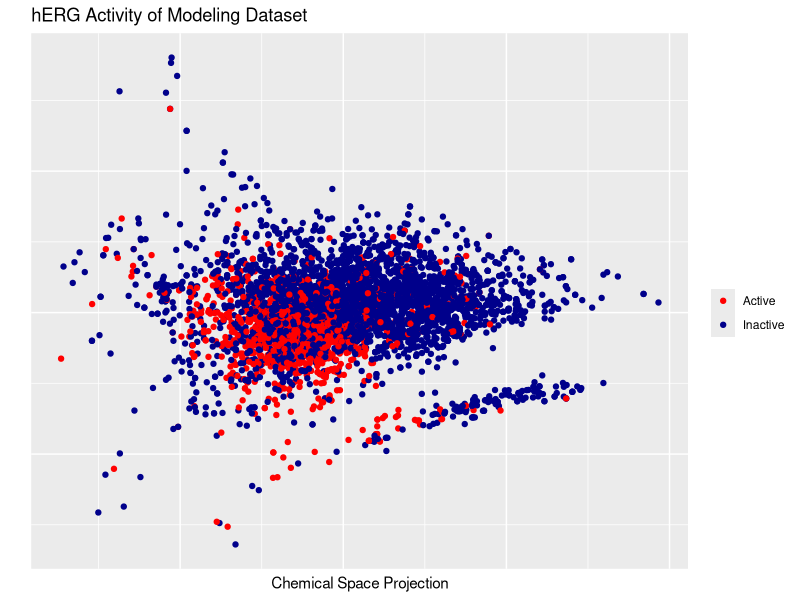
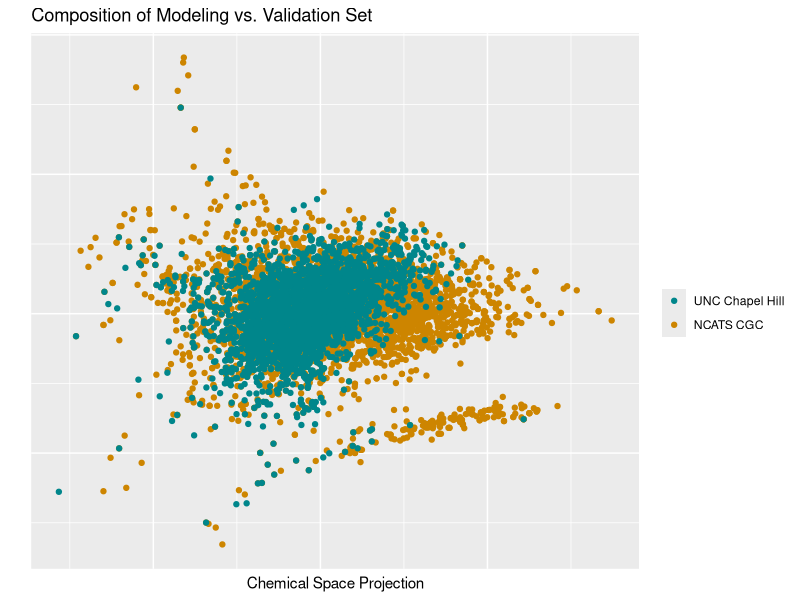
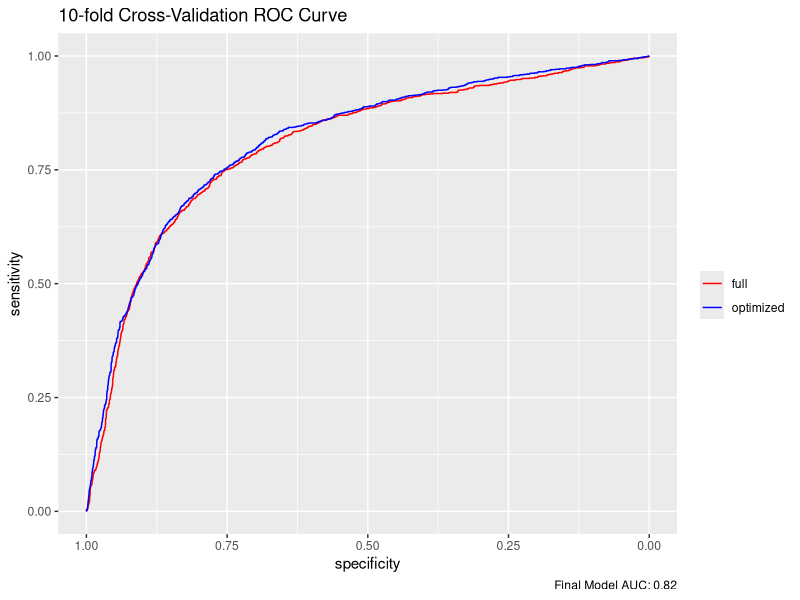
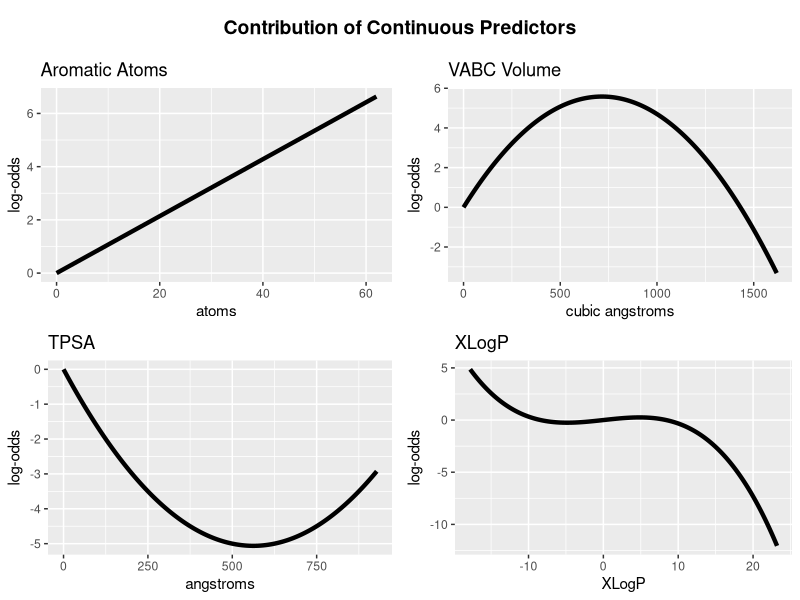
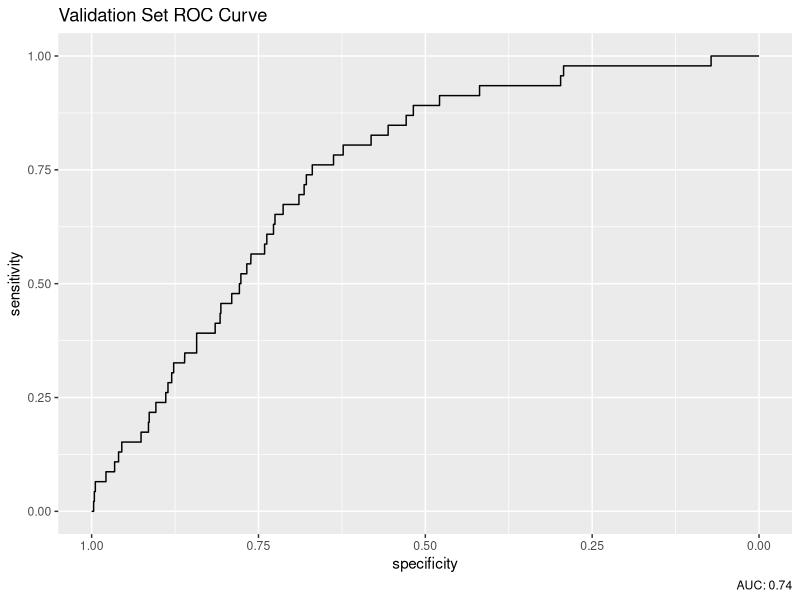

Here is the R script that generated these plots, in order:
## ---- chunk 1
knitr::opts_chunk$set(echo = FALSE)
set.seed(18438)

require(ggplot2)
require(dplyr)
require(tidyr)
require(robustbase)
require(pROC)
## ---- chunk 2
# import the hERG modeling dataset
hERG <- read.csv("hERG_descriptors.csv")

# remove Score and activators
hERG <-  filter(hERG, !Phenotype == "Activator") %>% select(-Score, -Outcome, -SubstanceID, -SMILES)

# convert potency to pIC50, replace NA with 0
hERG <- mutate(hERG, Potency = -1 * log(Potency * 1e-6, base = 10))
hERG <- mutate(hERG, Potency = case_when(is.na(Potency) ~ 0, !is.na(Potency) ~ Potency))

# re-encode phenotype as success/fail
hERG <- mutate(hERG, Phenotype = case_when(Phenotype == "Inactive" ~ 0, Phenotype == "Inhibitor" ~ 1))
## ---- chunk 3
# import the hERG validation dataset
hERG.validation <- read.csv("hERG_validation_descriptors.csv")

# remove activators and extraneous columns
hERG.validation <- filter(hERG.validation, Percent > -20) %>% select(-Score, -SubstanceID, -SMILES)

# encode percentage inhibition as success/fail, name Phenotype for consistency with modeling dataset
hERG.validation <- mutate(hERG.validation, Phenotype = case_when(Percent < 50 ~ 0, Percent >= 50 ~ 1))
## ---- chunk 4
# generate principle components from the major numeric descriptors
# log transform predictors where necessary to get closer to normal
hERG.PCA <- prcomp(formula = ~ log(Bond.Polarizabilities) + log(VABC.Volume.Descriptor) + log(Topological.Polar.Surface.Area + 1) + log(Molecular.Weight) + XLogP + log(Eccentric.Connectivity.Index), data = hERG, center = TRUE, scale. = TRUE)

# plot the chemical space using the principle components, color by activity score
chemspace <- ggplot(data = hERG) + geom_point(aes(x = hERG.PCA$x[,1], y = hERG.PCA$x[,2], color = as.factor(Phenotype)))

# change titles, axis labels, tick marks
chemspace <- chemspace + ggtitle("hERG Activity of Modeling Dataset") + xlab("Chemical Space Projection") + ylab("") + theme(axis.ticks = element_blank(), axis.text = element_blank())

# changes to the coloring and associated legend
chemspace <- chemspace + guides(colour = guide_legend(title = "", reverse = TRUE)) + scale_color_manual(values = c("dark blue", "red"), labels = c("Inactive", "Active"))

# show plot
chemspace
## ---- chunk 5
# combine the modeling and validation datasets for plotting
hERG.both <- full_join(mutate(hERG, Set = "Modeling"), mutate(hERG.validation, Set = "Validation"))

# generate principle components from the major numeric descriptors
# log transform predictors where necessary to get closer to normal
hERG.both.PCA <- prcomp(formula = ~ log(Bond.Polarizabilities) + log(VABC.Volume.Descriptor) + log(Topological.Polar.Surface.Area + 1) + log(Molecular.Weight) + XLogP + log(Eccentric.Connectivity.Index), data = hERG.both, center = TRUE, scale. = TRUE)

# plot the chemical space using the principle components, color by modeling/validation set
chemspace.both <- ggplot(data = hERG.both) + geom_point(aes(x = hERG.both.PCA$x[,1], y = hERG.both.PCA$x[,2], color = Set))

# change titles, axis labels, tick marks
chemspace.both <- chemspace.both + ggtitle("Composition of Modeling vs. Validation Set") + xlab("Chemical Space Projection") + ylab("") + theme(axis.ticks = element_blank(), axis.text = element_blank())

# changes to the coloring and associated legend
chemspace.both <- chemspace.both + guides(colour = guide_legend(title = "", reverse = TRUE)) + scale_color_manual(values = c("orange3", "turquoise4"), labels = c("NCATS CGC", "UNC Chapel Hill"))

# show plot
chemspace.both
## ---- chunk 6
# fit a logistic regression for Phenotype
hERG.glm.final <- glm(Phenotype ~ Aromatic.Atoms.Count + VABC.Volume.Descriptor + I(VABC.Volume.Descriptor^2) + Amine + Topological.Polar.Surface.Area + I(Topological.Polar.Surface.Area^2) + XLogP + I(XLogP^3), data = hERG, family = binomial)

# perform a ten-fold cross-validation to generate predicted values
# ten-fold partition the hERG dataset
logit.folds <- caret::createFolds(hERG$Phenotype, k = 10)

# add new columns to hERG to hold the predictions
hERG$Prediction.full <- NA
hERG$Prediction.final <- NA

for (i in 1:10) {
  # fit the models on the 9/10 sets
  glm.full <- glm(Phenotype ~ ., data = select(hERG, -Potency, -Prediction.full, -Prediction.final)[-logit.folds[[i]], ], family = binomial)
  
  glm.final <- glm(Phenotype ~ Aromatic.Atoms.Count + VABC.Volume.Descriptor + I(VABC.Volume.Descriptor^2) + Amine + Topological.Polar.Surface.Area + I(Topological.Polar.Surface.Area^2) + XLogP + I(XLogP^3), data = hERG[-logit.folds[[i]], ], family = binomial)

  # predict with the 1/10 sets
  pred.full <- predict(glm.full, select(hERG, -Potency)[logit.folds[[i]], ])
  pred.final <- predict(glm.final, select(hERG, -Potency)[logit.folds[[i]], ])
  
  # store predicted values back in hERG
  hERG[logit.folds[[i]], ] <- cbind(hERG[logit.folds[[i]], 1:15], pred.full, pred.final)
}

# output ROC curves
# calculate the ROC objects
ROC.full <- roc(response = hERG$Phenotype, pred = hERG$Prediction.full, threshold = 0.5)
ROC.final <- roc(response = hERG$Phenotype, pred = hERG$Prediction.final, threshold = 0.5)

# generate a plot
ROC.plot <- ggroc(list(ROC.full, ROC.final), aes = "colour") + ggtitle("10-fold Cross-Validation ROC Curve")

# set the legend parameters
ROC.plot <- ROC.plot + scale_color_manual(values = c("red", "blue"), name = "", labels = c("full", "optimized"))

# add a caption with the AUC
ROC.plot <- ROC.plot + labs(caption = paste("Final Model AUC:", round(ROC.final$auc, digits = 2)))

# display the plot
ROC.plot
## ---- chunk 7
## generate plots for the contribution of each component to logit(Pr)
# define ranges for molecular descriptors
x.AA <- seq(0, max(hERG$Aromatic.Atoms.Count), 1)
x.VABC <- seq(0, max(hERG$VABC.Volume.Descriptor), 1)
x.TPSA <- seq(0, max(hERG$Topological.Polar.Surface.Area), 1)
x.XLogP <- seq(min(hERG$XLogP), max(hERG$XLogP), 0.1)

# calculate y values across the defined ranges
y.AA <- 0.107 * x.AA
y.VABC <- 0.0156 * x.VABC + -1.09e-5 * x.VABC^2
y.TPSA <- -0.018 * x.TPSA + 1.6e-5 * x.TPSA^2
y.XLogP <- 0.0781 * x.XLogP + -1.11e-3 * x.XLogP^3

# generate plots for each of the x/y pairs
plot.AA <- ggplot() + geom_line(aes(x.AA, y.AA), size = 1.5) + ggtitle("Aromatic Atoms") + xlab("atoms") + ylab("log-odds")
plot.VABC <- ggplot() + geom_line(aes(x.VABC, y.VABC), size = 1.5) + ggtitle("VABC Volume") + xlab("cubic angstroms") + ylab("log-odds")
plot.TPSA <- ggplot() + geom_line(aes(x.TPSA, y.TPSA), size = 1.5) + ggtitle("TPSA") + xlab("angstroms") + ylab("log-odds")
plot.XLogP <- ggplot() + geom_line(aes(x.XLogP, y.XLogP), size = 1.5) + ggtitle("XLogP") + xlab("XLogP") + ylab("log-odds")

# arrange the plots into a grid
grid <- cowplot::plot_grid(plot.AA, plot.VABC, plot.TPSA, plot.XLogP)

# add a shared title
title <- cowplot::ggdraw() + cowplot::draw_label("Contribution of Continuous Predictors", fontface = "bold")
cowplot::plot_grid(title, grid, ncol = 1, rel_heights = c(0.1, 1))
## ---- chunk 8
# predict inhibition for the validation set
hERG.validation$Predicted <- predict(hERG.glm.final, hERG.validation)

# plot a ROC curve
# calculate the ROC object
validation.ROC <- roc(response = hERG.validation$Phenotype, pred = hERG.validation$Predicted)

# generate a plot
ROC.plot <- ggroc(validation.ROC) + ggtitle("Validation Set ROC Curve")

# add a caption with the AUC
ROC.plot <- ROC.plot + labs(caption = paste("AUC:", round(validation.ROC$auc, digits = 2)))

# display the plot
ROC.plot
